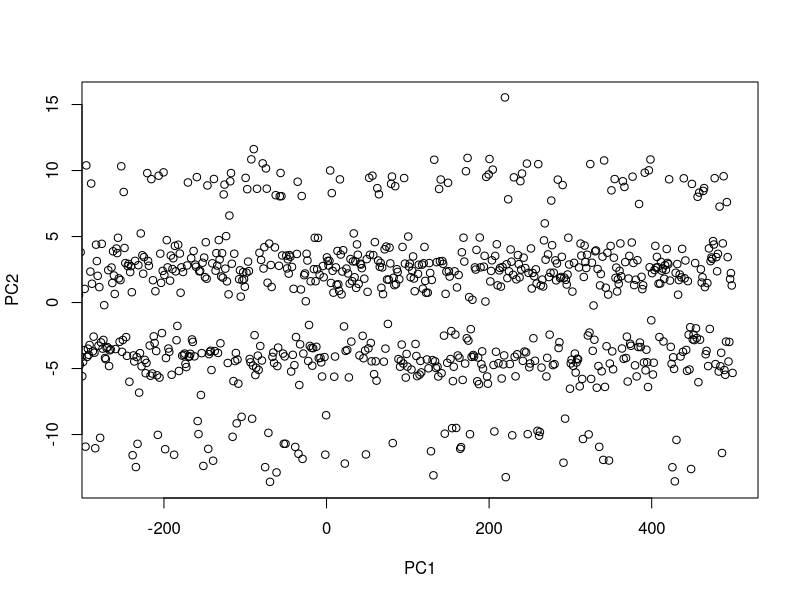

Here is the R script that generated this plot: (Note: this script raises an error after producing the figure.)
# Create a dataset with random values

# Import Dataset

getwd()
setwd("C:/Users/james/Desktop/POLI170 Policy memo/RA_hiring_algorithm")
df <- read.csv("RA_dataset.csv", fileEncoding="UTF-8-BOM")
rownames(df) <- df[,1]
head(df)


# convert catergorical values into factors
#df$race <- factor(unique(df$race))

df$race <- NULL
df$major <- NULL

RA_pca <- prcomp(df)
summary(RA_pca)

# Plot PC1 vs PC2
plot(RA_pca$x[,1], RA_pca$x[,2], xlab="PC1", ylab="PC2", xlim=c(-270,500))
text(RA_pca$x[,1], RA_pca$x[,2], colnames(x))
